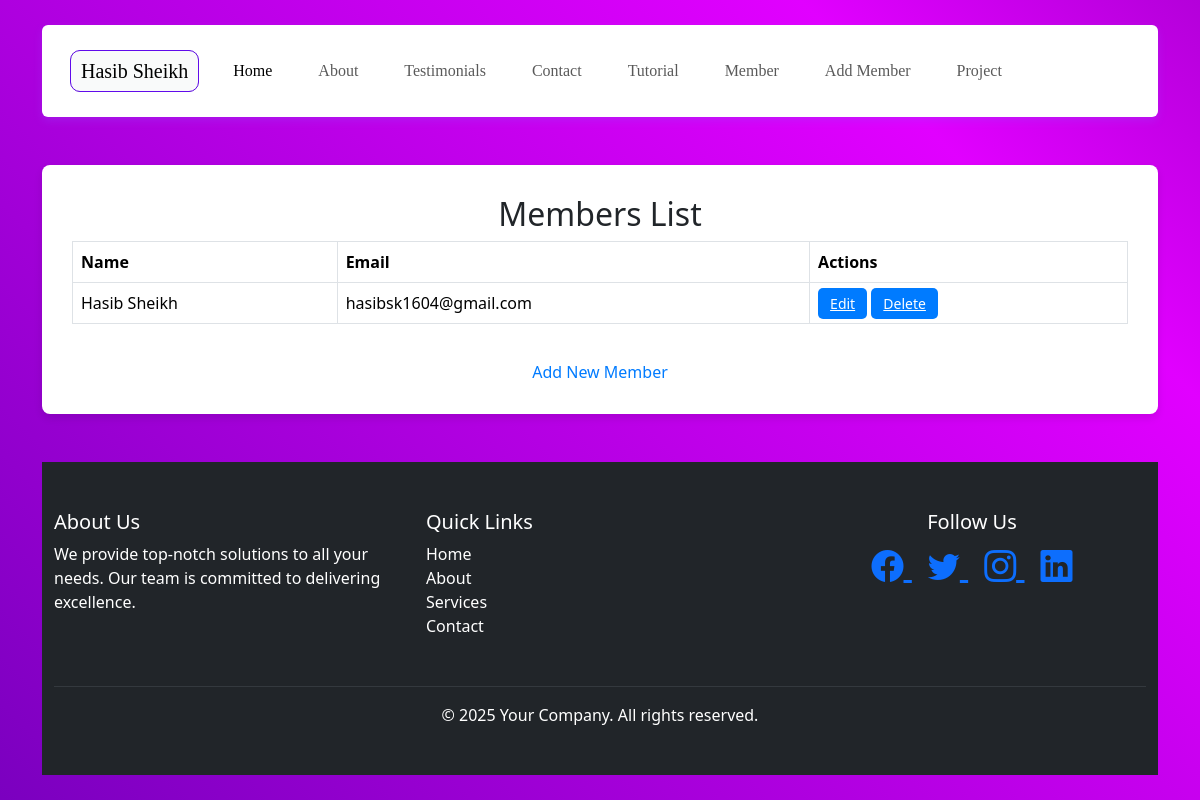
/members/, run on an earlier commit of the app's database.
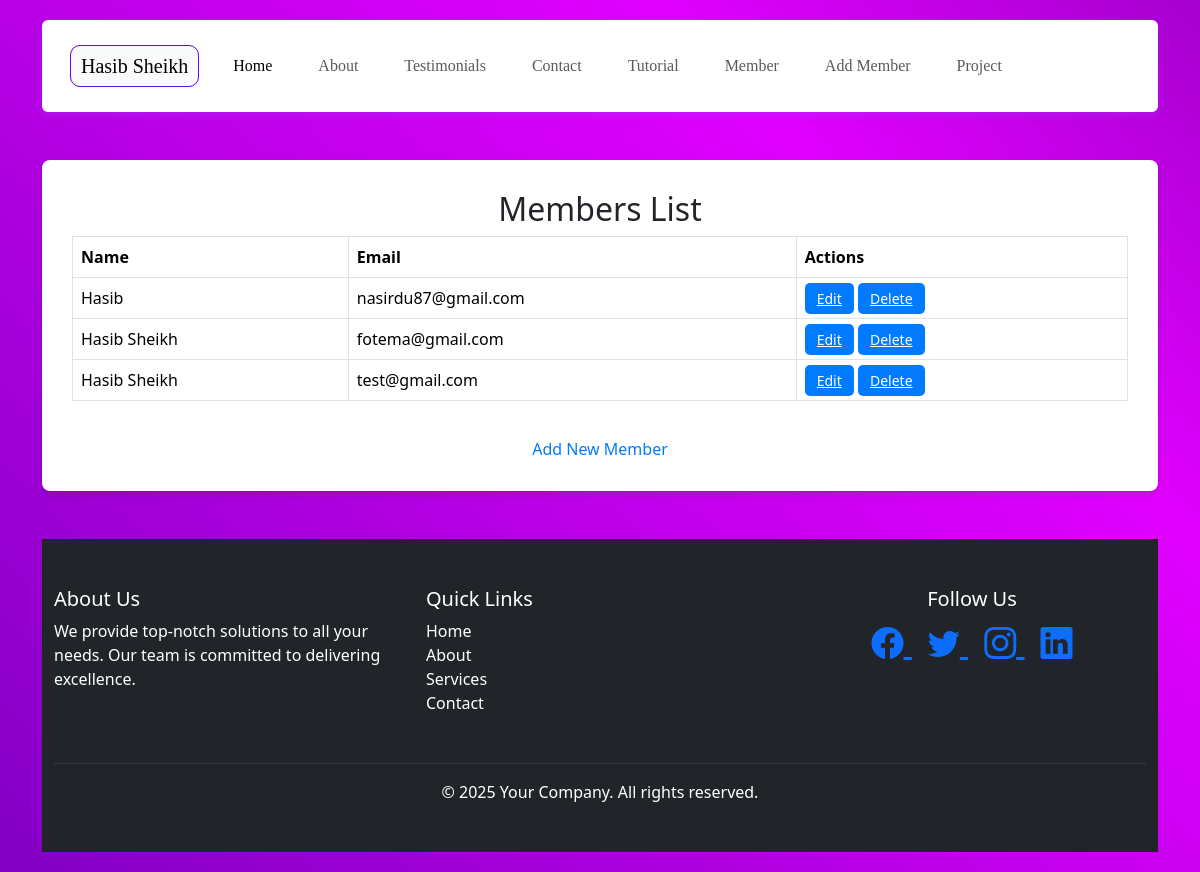
And on a later commit of the database.
### core/models.py (models this page shows, shortened)
class AddMember(models.Model):
    name = models.CharField(max_length=100, blank=True, null=True)
    email = models.EmailField()
    phone = models.CharField(max_length=20, blank=True, null=True)
    status = models.CharField(
        max_length=200,
        help_text="Comma-separated list of technologies (e.g., Django, React, PostgreSQL)"
    )

### core/views.py (the view)
# urls.py: path('members/', MemberListView.as_view(), name='view_members'),  # or use view_members for FBVs
class MemberListView(ListView):
    model = AddMember
    template_name = 'core/view_members.html'
    context_object_name = 'members'

### templates/core/view_members.html (shortened to what this page needs)
<!DOCTYPE html>
<html lang="en">
<head>
    <link rel="stylesheet" href="https://cdn.jsdelivr.net/npm/bootstrap@5.3.0-alpha1/dist/css/bootstrap.min.css">
</head>
<body>
<div class="container">
    <div class="row">
        <div class="col-sm-12">
            {% include 'core/header.html' %}
        </div>
    </div>
    <div class="table-container">
        <h2>Members List</h2>
        <div class="table-responsive">
            <table class="table table-bordered table-hover">
                <thead class="thead-dark">
                    <tr>
                        <th>Name</th>
                        <th>Email</th>
                        <th>Actions</th>
                    </tr>
                </thead>
                <tbody>
                    {% for member in members %}
                        <tr>
                            <td>{{ member.name }}</td>
                            <td>{{ member.email }}</td>
                            <td>
                                <a href="{% url 'update_member' member.pk %}" class="btn-custom">Edit</a>
                                <a href="{% url 'delete_member' member.pk %}" class="btn-custom">Delete</a>
                            </td>
                        </tr>
                    {% endfor %}
                </tbody>
            </table>
        </div>
        <div class="back-link text-center">
            <a href="{% url 'add_member' %}">Add New Member</a>
        </div>
    </div>
    <div class="row">
        <div class="col-sm-12 mt-5">
            {% include 'core/footer.html' %}
        </div>
    </div>
</div>
</body>
</html>

### templates/core/header.html (shortened to what this page needs)
{% load static %}
<!DOCTYPE html>
<html lang="en">
<head>
    <link rel="stylesheet" href="{% static 'CSS/text.css' %}">
    <link href="https://cdn.jsdelivr.net/npm/bootstrap@5.3.3/dist/css/bootstrap.min.css" rel="stylesheet">
</head>
<body>
    <nav class="navbar navbar-expand-lg p-3 mb-5 bg-body rounded">
        <div class="container-fluid">
          <a class="navbar-brand font project-title " href="{% url 'home'%}">Hasib Sheikh</a>
          <div class="collapse navbar-collapse" id="navbarNav">
            <ul class="navbar-nav">
              <li class="nav-item">
                <a class="nav-link active font project-title " aria-current="page" href="{% url 'home'%}">Home</a>
              </li>
              <li class="nav-item">
                <a class="nav-link font project-title " href="#">About</a>
              </li>
              <li class="nav-item">
                <a class="nav-link font project-title " href="#">Testimonials</a>
              </li>
              <li class="nav-item">
                <a class="nav-link font project-title " href="{% url 'contact'%}">Contact</a>
              </li>
              <li class="nav-item">
                <a class="nav-link font project-title " href="{% url 'contact'%}">Tutorial</a>
              </li>
              <li class="nav-item">
                <a class="nav-link font project-title " href="{% url 'view_members'%}">Member</a>
              </li>
              <li class="nav-item">
                <a class="nav-link font project-title " href="{% url 'add_member'%}">Add Member</a>
              </li>
              <li class="nav-item">
                <a class="nav-link font project-title " href="#" tabindex="-1" aria-disabled="true">Project</a>
              </li>
              <li class="nav-item">
              </li>
            </ul>
          </div>
        </div>
      </nav>
</body>
</html>

### templates/core/footer.html (shortened to what this page needs)
{% load static %}
<!DOCTYPE html>
<html lang="en">
<head>
    <link href="https://cdn.jsdelivr.net/npm/bootstrap@5.3.3/dist/css/bootstrap.min.css" rel="stylesheet">
    <link href="https://cdn.jsdelivr.net/npm/bootstrap-icons/font/bootstrap-icons.css" rel="stylesheet">
</head>
<body>
    <footer class="bg-dark text-white py-5">
        <div class="container">
            <div class="row">
                <div class="col-md-4 mb-3">
                    <h5>About Us</h5>
                    <p>
                        We provide top-notch solutions to all your needs. Our team is committed to delivering excellence.
                    </p>
                </div>
                <div class="col-md-4 mb-3">
                    <h5>Quick Links</h5>
                    <ul class="list-unstyled">
                        <li><a href="#" class="text-white text-decoration-none">Home</a></li>
                        <li><a href="#" class="text-white text-decoration-none">About</a></li>
                        <li><a href="#" class="text-white text-decoration-none">Services</a></li>
                        <li><a href="{% url 'contact' %}" class="text-white text-decoration-none">Contact</a></li>
                    </ul>
                </div>
                <div class="col-md-4 mb-3 text-center social-icon1">
                    <h5>Follow Us</h5>
                    <a href="#" class="mx-2 social-icon">
                        <i class="bi bi-facebook"></i>
                    </a>
                    <a href="#" class="mx-2 social-icon">
                        <i class="bi bi-twitter"></i>
                    </a>
                    <a href="#" class="mx-2 social-icon">
                        <i class="bi bi-instagram"></i>
                    </a>
                    <a href="#" class="mx-2 social-icon">
                        <i class="bi bi-linkedin"></i>
                    </a>
                </div>
            </div>
            <hr class="border-secondary">
            <div class="row">
                <div class="col text-center">
                    <p class="mb-0">© 2025 Your Company. All rights reserved.</p>
                </div>
            </div>
        </div>
    </footer>
</body>
</html>

### static/CSS/text.css (style rules this page uses)
* { margin: 0; padding: 0; box-sizing: border-box; }
body { background: linear-gradient(45deg, #7F00FF, #6100af, #E100FF, #000046, #1CB5E0); background-size: 400% 400%; display: flex; justify-content: center; align-items: center; font-family: 'Times New Roman', Times, serif; min-height: 100vh; padding: 20px; }
.project-title { padding: 10px; border: 1px solid #610beb; font-size: 20px; font-weight: bold; color: #ffffff; background-color: #1d2020; font-family: 'Times New Roman', Times, serif; border-radius: 10px; background-image: linear-gradient(to right, #f9fafa 50%, #027e6d 50%); transition: background-position 1s ease; background-size: 200% 100%; animation: title-move 3s infinite alternate; }
.navbar { animation: slideIn 0.8s ease-out; }
.nav-item { margin-right: 10px !important; padding: 10px; }
.navbar-nav .nav-item { animation: fadeIn 1s ease-out; }
.navbar-nav .nav-item:nth-child(1) { animation-delay: 0.3s; }
.navbar-nav .nav-item:nth-child(2) { animation-delay: 0.5s; }
.navbar-nav .nav-item:nth-child(3) { animation-delay: 0.7s; }
.navbar-nav .nav-item:nth-child(4) { animation-delay: 0.9s; }
.navbar { box-shadow: 0 4px 8px rgba(151, 71, 255, 0.3); transition: box-shadow 1s ease-in-out; }
.navbar { animation: shadowColorChange 6s ease-in-out infinite; }
.font { font-family: Georgia, 'Times New Roman', Times, serif; font-size: 30px; font-style: bold; font-weight: 400; }
.social-icon { font-size: 2rem; animation: multiColor 5s infinite; transition: transform 0.3s; }
.social-icon1 { animation: iconShake 1s infinite; transition: transform 0.3s; }

### templates/core/view_members.html (style rules this page uses)
body { font-family: Arial, sans-serif; background-color: #f9f9f9; padding: 20px; }
.container { max-width: 900px; margin: 0 auto; }
.table-container { background-color: #fff; padding: 30px; border-radius: 8px; box-shadow: 0 4px 8px rgba(0, 0, 0, 0.1); }
h2 { text-align: center; color: #333; margin-bottom: 20px; }
.table th, .table td { vertical-align: middle; }
.btn-custom { background-color: #007bff; color: white; padding: 6px 12px; font-size: 14px; cursor: pointer; border-radius: 5px; transition: background-color 0.3s ease, box-shadow 0.3s ease; border: none; }
.back-link { margin-top: 20px; text-align: center; }
.back-link a { color: #007bff; text-decoration: none; font-size: 16px; }

### templates/core/footer.html (style rules this page uses)
.social-icon { font-size: 2rem; animation: multiColor 5s infinite; transition: transform 0.3s; }
.social-icon1 { animation: iconShake 1s infinite; display: inline-block; transition: transform 0.3s; }

What changed in the data, as far as the page shows it:
removed AddMember: name "Hasib Sheikh", email "hasibsk1604@gmail.com"
added AddMember: name "Hasib", email "nasirdu87@gmail.com"
added AddMember: name "Hasib Sheikh", email "fotema@gmail.com"
added AddMember: name "Hasib Sheikh", email "test@gmail.com"
